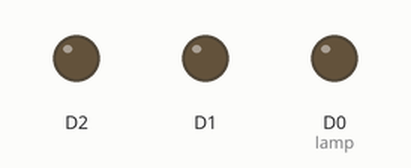
Bench run of a sketch on a simulated ESP8266 (NodeMCU). Parts: output pins drawn as LEDs (lit = HIGH).

Above: at 0.2 s.
At 1.2 s:
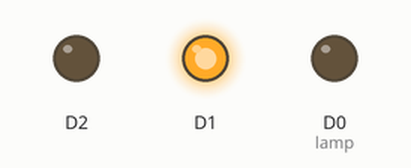
At 2.7 s:
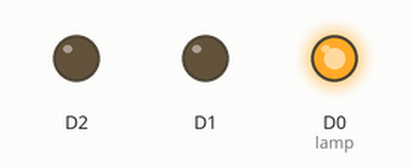
At 3.7 s:
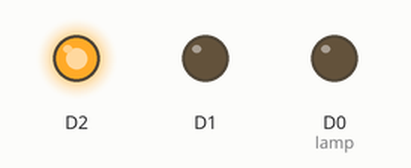
Timing chart, 0 to 4.6 s (numbered marks = the images above):
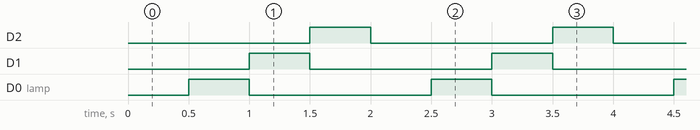

The sketch:

zd5.ino
```cpp
int g = 0;
unsigned long previousMillis = 0;  // переменная для хранения времени последнего изменения состояния светодиода
const int interval = 500;  // интервал времени между сменой состояний светодиода (в миллисекундах)

void setup() {
  pinMode(D0, OUTPUT);  // lamp
  pinMode(D1, OUTPUT);
  pinMode(D2, OUTPUT);
}

void loop() {
  unsigned long currentMillis = millis();  // получаем текущее время

  if (currentMillis - previousMillis >= interval) {
    // сохраняем текущее время
    previousMillis = currentMillis;

    // выключаем все светодиоды
    digitalWrite(D0, LOW);
    digitalWrite(D1, LOW);
    digitalWrite(D2, LOW);

    // увеличиваем счетчик
    g++;

    // проверяем значение счетчика и устанавливаем состояние светодиода соответственно
    if (g == 1) {
      digitalWrite(D0, HIGH);
    } else if (g == 2) {
      digitalWrite(D1, HIGH);
    } else if (g == 3) {
      digitalWrite(D2, HIGH);
    } else {
      // если счетчик больше 3, сбрасываем его
      g = 0;
    }
  }
}
```

Measured:
- by itself, D2, D1, D0 (lamp): alternates HIGH for 0.50 s and LOW for 1.5 s
- by itself, everything shown: repeats every 2.0 s, in 4 steps
